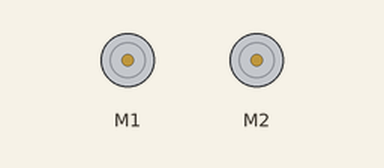
Bench run of a sketch on a simulated Arduino Uno, built with avr-gcc and run on an emulated ATmega328P. On the bench: 2 × DC motor (green arrow = forward, orange = backward, longer = faster). What the sketch prints to the serial monitor is not drawn.

Above: at 0.2 s.
Timing chart, 0 to 3.0 s (numbered marks = the images above):
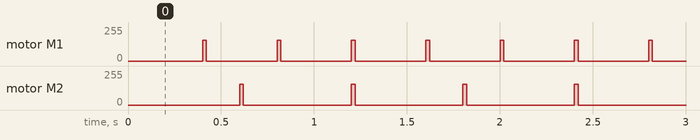

Measured:
- by itself, motor M1: alternates forward 155/255 for 0.02 s and stopped for 0.38 s
- by itself, motor M2: alternates forward 155/255 for 0.02 s and stopped for 0.58 s

The sketch:

polyrhythmic-motoring-20160313a.ino
```cpp
#include <Wire.h>
#include <Adafruit_MotorShield.h>
#include "utility/Adafruit_MS_PWMServoDriver.h"

Adafruit_MotorShield AFMS = Adafruit_MotorShield();
Adafruit_DCMotor *m1 = AFMS.getMotor(1);
Adafruit_DCMotor *m2 = AFMS.getMotor(2);

unsigned long timenow;

unsigned long time1 = 0;
unsigned long time2 = 0;
int tick1 = 400;
int tick2 = 600;
int release = 20;

void setup() {
  Serial.begin(9600);           // set up Serial library at 9600 bps
  Serial.println("Adafruit Motorshield v2 - DC Motor test!");

  AFMS.begin();  // create with the default frequency 1.6KHz

}


void loop() {

timenow = millis();

    if (timenow - time1 >= tick1) {
    time1 = timenow;
    m1->run(FORWARD);
    m1->setSpeed(155);
    }  // turn on motor1 after interval


  if (timenow - time1 >= release) {
    m1->run(RELEASE);
    } // turn off motor after release interval


  if (timenow - time2 >= tick2) {
    time2 = timenow;
    m2->run(FORWARD);
    m2->setSpeed(155);
    }  // turn on motor1 after interval


  if (timenow - time2 >= release) {
    m2->run(RELEASE);
    } // turn off motor after release interval
}
```
